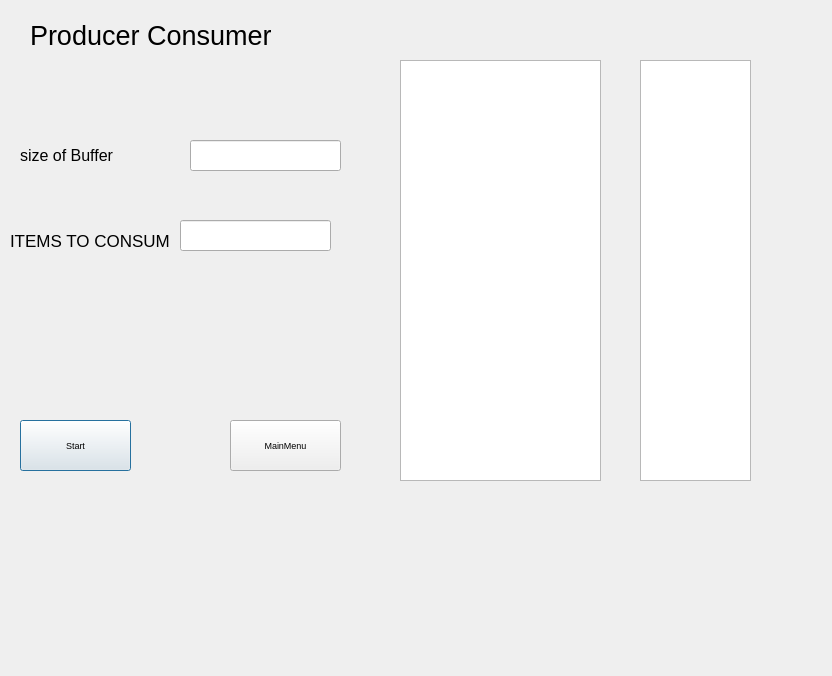
<?xml version="1.0" encoding="UTF-8"?>
<ui version="4.0">
 <class>Dialog</class>
 <widget class="QDialog" name="Dialog">
  <property name="geometry">
   <rect>
    <x>0</x>
    <y>0</y>
    <width>832</width>
    <height>676</height>
   </rect>
  </property>
  <property name="windowTitle">
   <string>Dialog</string>
  </property>
  <widget class="QLabel" name="label">
   <property name="geometry">
    <rect>
     <x>30</x>
     <y>0</y>
     <width>241</width>
     <height>71</height>
    </rect>
   </property>
   <property name="font">
    <font>
     <pointsize>20</pointsize>
    </font>
   </property>
   <property name="text">
    <string>Producer Consumer</string>
   </property>
  </widget>
  <widget class="QLabel" name="label_2">
   <property name="geometry">
    <rect>
     <x>20</x>
     <y>130</y>
     <width>101</width>
     <height>51</height>
    </rect>
   </property>
   <property name="font">
    <font>
     <pointsize>12</pointsize>
    </font>
   </property>
   <property name="text">
    <string>size of Buffer</string>
   </property>
  </widget>
  <widget class="QLineEdit" name="Buffer">
   <property name="geometry">
    <rect>
     <x>190</x>
     <y>140</y>
     <width>151</width>
     <height>31</height>
    </rect>
   </property>
  </widget>
  <widget class="QPushButton" name="Start">
   <property name="geometry">
    <rect>
     <x>20</x>
     <y>420</y>
     <width>111</width>
     <height>51</height>
    </rect>
   </property>
   <property name="font">
    <font>
     <pointsize>7</pointsize>
    </font>
   </property>
   <property name="text">
    <string>Start</string>
   </property>
  </widget>
  <widget class="QTextEdit" name="Messages">
   <property name="geometry">
    <rect>
     <x>640</x>
     <y>60</y>
     <width>111</width>
     <height>421</height>
    </rect>
   </property>
  </widget>
  <widget class="QPushButton" name="MainMenu">
   <property name="geometry">
    <rect>
     <x>230</x>
     <y>420</y>
     <width>111</width>
     <height>51</height>
    </rect>
   </property>
   <property name="font">
    <font>
     <pointsize>7</pointsize>
    </font>
   </property>
   <property name="text">
    <string>MainMenu</string>
   </property>
  </widget>
  <widget class="QLabel" name="label_3">
   <property name="geometry">
    <rect>
     <x>10</x>
     <y>200</y>
     <width>161</width>
     <height>81</height>
    </rect>
   </property>
   <property name="font">
    <font>
     <pointsize>13</pointsize>
    </font>
   </property>
   <property name="text">
    <string>ITEMS TO CONSUME</string>
   </property>
  </widget>
  <widget class="QLineEdit" name="ITEMS">
   <property name="geometry">
    <rect>
     <x>180</x>
     <y>220</y>
     <width>151</width>
     <height>31</height>
    </rect>
   </property>
   <property name="text">
    <string/>
   </property>
  </widget>
  <widget class="QTextEdit" name="Messages_Buffer">
   <property name="geometry">
    <rect>
     <x>400</x>
     <y>60</y>
     <width>201</width>
     <height>421</height>
    </rect>
   </property>
  </widget>
 </widget>
 <resources/>
 <connections/>
</ui>
